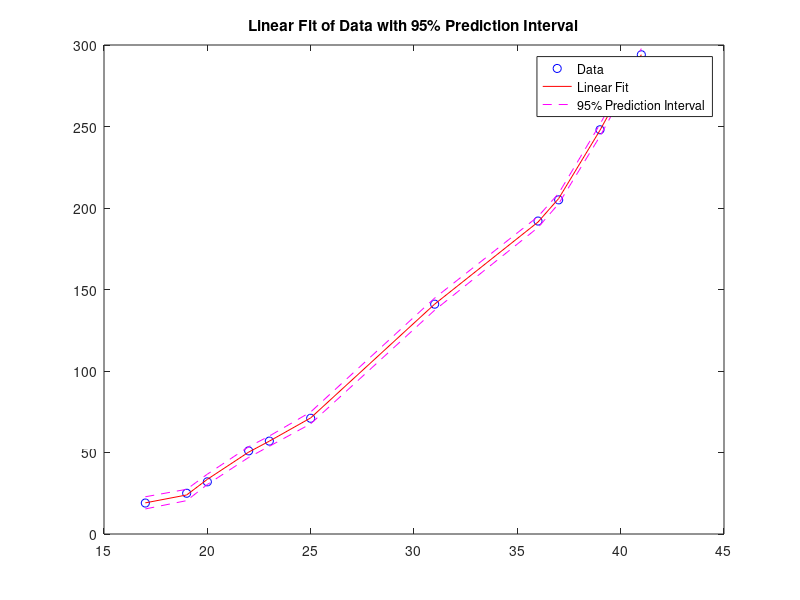

The MATLAB source for this figure:
x = [17, 19, 20, 22, 23, 25, 31, 36, 37, 39, 41]; 
y = [19, 25, 32, 51, 57, 71, 141, 192, 205, 248, 294];

[p,S] = polyfit(x,y,7); 

[y_fit,delta] = polyval(p,x,S);

plot(x,y,'bo')
hold on
plot(x,y_fit,'r-')
plot(x,y_fit+2*delta,'m--',x,y_fit-2*delta,'m--')
title('Linear Fit of Data with 95% Prediction Interval')
legend('Data','Linear Fit','95% Prediction Interval')